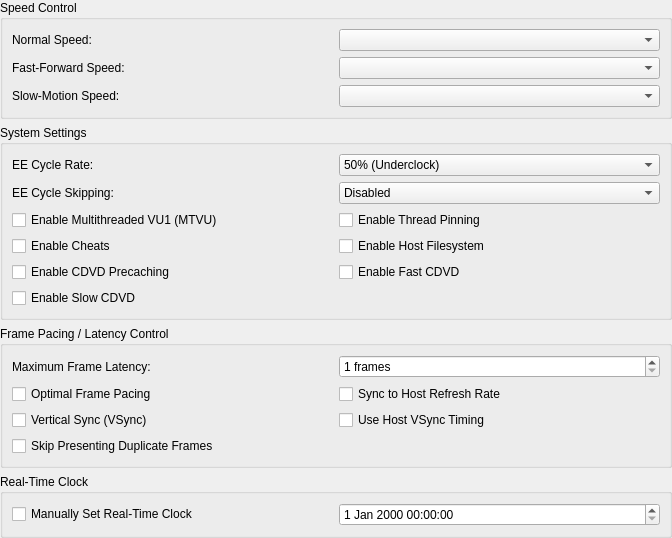
<?xml version="1.0" encoding="UTF-8"?>
<ui version="4.0">
 <class>EmulationSettingsWidget</class>
 <widget class="QWidget" name="EmulationSettingsWidget">
  <property name="geometry">
   <rect>
    <x>0</x>
    <y>0</y>
    <width>672</width>
    <height>500</height>
   </rect>
  </property>
  <layout class="QVBoxLayout" name="verticalLayout">
   <property name="leftMargin">
    <number>0</number>
   </property>
   <property name="topMargin">
    <number>0</number>
   </property>
   <property name="rightMargin">
    <number>0</number>
   </property>
   <property name="bottomMargin">
    <number>0</number>
   </property>
   <item>
    <widget class="QGroupBox" name="speedGroup">
     <property name="title">
      <string>Speed Control</string>
     </property>
     <layout class="QGridLayout" name="gridLayout_3">
      <item row="2" column="0">
       <widget class="QLabel" name="label_6">
        <property name="text">
         <string>Slow-Motion Speed:</string>
        </property>
       </widget>
      </item>
      <item row="1" column="1">
       <widget class="QComboBox" name="fastForwardSpeed"/>
      </item>
      <item row="2" column="1">
       <widget class="QComboBox" name="slowMotionSpeed"/>
      </item>
      <item row="0" column="0">
       <widget class="QLabel" name="label_4">
        <property name="text">
         <string>Normal Speed:</string>
        </property>
       </widget>
      </item>
      <item row="1" column="0">
       <widget class="QLabel" name="label_5">
        <property name="text">
         <string>Fast-Forward Speed:</string>
        </property>
       </widget>
      </item>
      <item row="0" column="1">
       <widget class="QComboBox" name="normalSpeed"/>
      </item>
     </layout>
    </widget>
   </item>
   <item>
    <widget class="QGroupBox" name="systemSettingsGroup">
     <property name="title">
      <string>System Settings</string>
     </property>
     <layout class="QGridLayout" name="gridLayout_5">
      <item row="0" column="1">
       <widget class="QComboBox" name="eeCycleRate">
        <item>
         <property name="text">
          <string>50% (Underclock)</string>
         </property>
        </item>
        <item>
         <property name="text">
          <string>60% (Underclock)</string>
         </property>
        </item>
        <item>
         <property name="text">
          <string>75% (Underclock)</string>
         </property>
        </item>
        <item>
         <property name="text">
          <string>100% (Normal Speed)</string>
         </property>
        </item>
        <item>
         <property name="text">
          <string>130% (Overclock)</string>
         </property>
        </item>
        <item>
         <property name="text">
          <string>180% (Overclock)</string>
         </property>
        </item>
        <item>
         <property name="text">
          <string>300% (Overclock)</string>
         </property>
        </item>
       </widget>
      </item>
      <item row="1" column="1">
       <widget class="QComboBox" name="eeCycleSkipping">
        <item>
         <property name="text">
          <string>Disabled</string>
         </property>
        </item>
        <item>
         <property name="text">
          <string>Mild Underclock</string>
         </property>
        </item>
        <item>
         <property name="text">
          <string>Moderate Underclock</string>
         </property>
        </item>
        <item>
         <property name="text">
          <string>Maximum Underclock</string>
         </property>
        </item>
       </widget>
      </item>
      <item row="2" column="0" colspan="2">
       <layout class="QGridLayout" name="systemSettingsLayout">
        <item row="2" column="0">
         <widget class="QCheckBox" name="precacheCDVD">
          <property name="text">
           <string>Enable CDVD Precaching</string>
          </property>
         </widget>
        </item>
        <item row="2" column="1">
         <widget class="QCheckBox" name="fastCDVD">
          <property name="text">
           <string>Enable Fast CDVD</string>
          </property>
         </widget>
        </item>
        <item row="1" column="0">
         <widget class="QCheckBox" name="cheats">
          <property name="text">
           <string>Enable Cheats</string>
          </property>
         </widget>
        </item>
        <item row="0" column="0">
         <widget class="QCheckBox" name="MTVU">
          <property name="text">
           <string>Enable Multithreaded VU1 (MTVU)</string>
          </property>
         </widget>
        </item>
        <item row="1" column="1">
         <widget class="QCheckBox" name="hostFilesystem">
          <property name="text">
           <string>Enable Host Filesystem</string>
          </property>
         </widget>
        </item>
        <item row="0" column="1">
         <widget class="QCheckBox" name="threadPinning">
          <property name="text">
           <string>Enable Thread Pinning</string>
          </property>
         </widget>
        </item>
        <item row="3" column="0">
         <widget class="QCheckBox" name="slowCDVD">
          <property name="text">
           <string>Enable Slow CDVD</string>
          </property>
         </widget>
        </item>
       </layout>
      </item>
      <item row="0" column="0">
       <widget class="QLabel" name="label_9">
        <property name="text">
         <string>EE Cycle Rate:</string>
        </property>
       </widget>
      </item>
      <item row="1" column="0">
       <widget class="QLabel" name="label_10">
        <property name="text">
         <string>EE Cycle Skipping:</string>
        </property>
       </widget>
      </item>
     </layout>
    </widget>
   </item>
   <item>
    <widget class="QGroupBox" name="pacingGroup">
     <property name="title">
      <string>Frame Pacing / Latency Control</string>
     </property>
     <layout class="QGridLayout" name="gridLayout_2">
      <item row="1" column="1">
       <widget class="QSpinBox" name="maxFrameLatency">
        <property name="suffix">
         <string extracomment="This string will appear next to the amount of frames selected, in a dropdown box."> frames</string>
        </property>
        <property name="minimum">
         <number>1</number>
        </property>
        <property name="maximum">
         <number>5</number>
        </property>
       </widget>
      </item>
      <item row="1" column="0">
       <widget class="QLabel" name="label_2">
        <property name="text">
         <string>Maximum Frame Latency:</string>
        </property>
       </widget>
      </item>
      <item row="3" column="0" colspan="2">
       <layout class="QGridLayout" name="basicCheckboxGridLayout">
        <item row="0" column="1">
         <widget class="QCheckBox" name="syncToHostRefreshRate">
          <property name="text">
           <string>Sync to Host Refresh Rate</string>
          </property>
         </widget>
        </item>
        <item row="1" column="0">
         <widget class="QCheckBox" name="vsync">
          <property name="text">
           <string>Vertical Sync (VSync)</string>
          </property>
         </widget>
        </item>
        <item row="0" column="0">
         <widget class="QCheckBox" name="optimalFramePacing">
          <property name="text">
           <string>Optimal Frame Pacing</string>
          </property>
         </widget>
        </item>
        <item row="1" column="1">
         <widget class="QCheckBox" name="useVSyncForTiming">
          <property name="text">
           <string>Use Host VSync Timing</string>
          </property>
         </widget>
        </item>
        <item row="2" column="0">
         <widget class="QCheckBox" name="skipPresentingDuplicateFrames">
          <property name="text">
           <string>Skip Presenting Duplicate Frames</string>
          </property>
         </widget>
        </item>
       </layout>
      </item>
     </layout>
    </widget>
   </item>
   <item>
    <spacer name="verticalSpacer">
     <property name="orientation">
      <enum>Qt::Orientation::Vertical</enum>
     </property>
     <property name="sizeHint" stdset="0">
      <size>
       <width>20</width>
       <height>40</height>
      </size>
     </property>
    </spacer>
   </item>
   <item>
    <widget class="QGroupBox" name="rtcGroup">
     <property name="title">
      <string>Real-Time Clock</string>
     </property>
     <layout class="QGridLayout" name="gridLayoutRTC">
      <item row="0" column="0">
       <widget class="QCheckBox" name="manuallySetRealTimeClock">
        <property name="text">
         <string>Manually Set Real-Time Clock</string>
        </property>
       </widget>
      </item>
      <item row="0" column="1">
       <widget class="QDateTimeEdit" name="rtcDateTime"/>
      </item>
     </layout>
    </widget>
   </item>
  </layout>
 </widget>
 <resources>
  <include location="../resources/resources.qrc"/>
 </resources>
 <connections/>
</ui>
